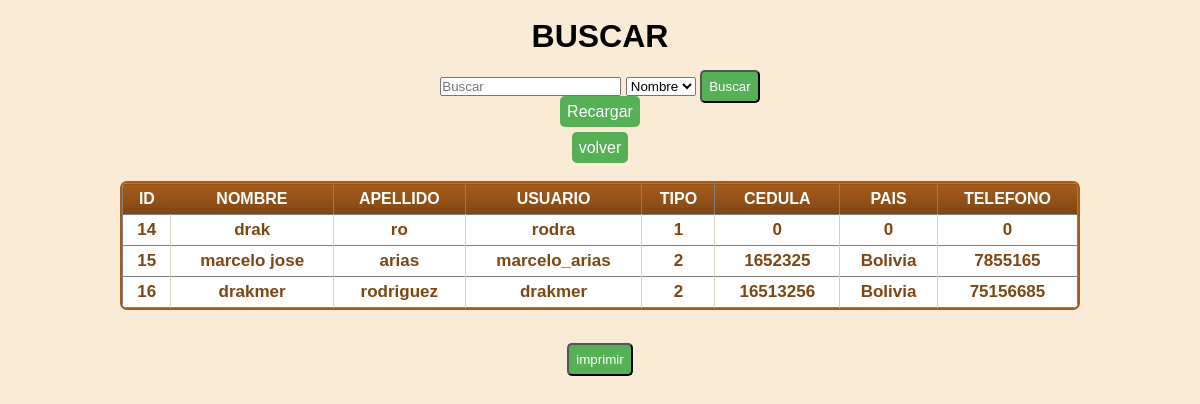
The app's page /buscar.php, older data.
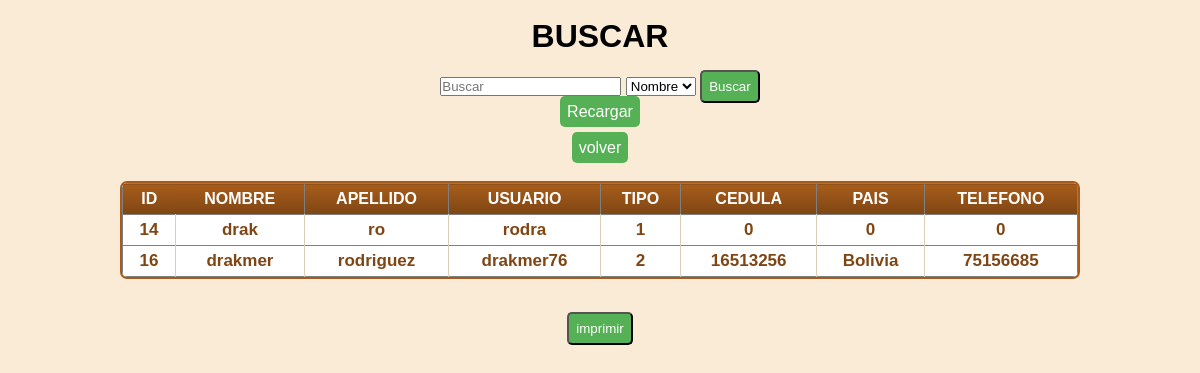
The same page, newer data.
### tables this page shows
CREATE TABLE IF NOT EXISTS `usuarios` (
  `id_usuario` int(11) NOT NULL AUTO_INCREMENT,
  `nombres` varchar(25) NOT NULL,
  `apellidos` varchar(25) NOT NULL,
  `usuario` varchar(25) NOT NULL,
  `contrasena` varchar(250) NOT NULL,
  `email` varchar(25) NOT NULL,
  `tipo` int(1) NOT NULL,
  `cedula` varchar(15) NOT NULL,
  `pais` varchar(20) NOT NULL,
  `numero_cell` varchar(25) NOT NULL,
  `genero` varchar(9) NOT NULL,
  `cash` varchar(25) NOT NULL,
  `Fech_Nac` int(11) NOT NULL,
  PRIMARY KEY (`id_usuario`)
);

### buscar.php (the view, shortened to what this page needs)
<?php
	require_once ('conexion.php');
?>
<!DOCTYPE html>
<html lang="en">
<head>
	<link rel="stylesheet" href="style/style.css">
	<link rel="stylesheet" type="text/css" href="style/style1.css">
</head>
<body>
<center><br>
	<h1>BUSCAR</h1>
	<form method="POST" action="buscar.php">
		<input type="text" name="buscar" placeholder="Buscar" required>
		<select name="col">
			<option value="nombres">Nombre</option>
		</select>
		<input class="boton" type="Submit" name="btn" value="Buscar"><br>
		<a class="boton" href="buscar.php">Recargar</a><br><br>
	<a class="boton" href="adm/lista_usuarios.php">volver</a>
	</form>
	<?php
		if(isset($_POST["btn"]))
		{
			$busca=$_POST["buscar"];
			$columna=$_POST["col"];
			$sql="select * from usuarios WHERE $columna LIKE '%$busca%'";
		}
		else
		{
			$sql="select * from usuarios";
		}
		$resul=mysqli_query($conn,$sql);
		if($resul->num_rows>0)
		{
	?>
	<div class="datagrid">
	<table border="1">
		<thead>
			<th>ID</th>
			<th>NOMBRE</th>
			<th>APELLIDO</th>
			<th>USUARIO</th>
			<th>TIPO</th>
			<th>CEDULA</th>
			<th>PAIS</th>
			<th>TELEFONO</th>
		</thead>
		<tbody>
	<?php
		while($row=$resul->fetch_array())
		{
		?>
			<tr>
				<td><?php echo $row[0]; ?></td>
				<td><?php echo $row[1]; ?></td>
				<td><?php echo $row[2]; ?></td>
				<td><?php echo $row[3]; ?></td>
				<td><?php echo $row[6]; ?></td>
				<td><?php echo $row[7]; ?></td>
				<td><?php echo $row[8]; ?></td>
				<td><?php echo $row[9]; ?></td>
			</tr>
		<?php
		}
	}
	else
	{
		echo "<br>No Existe en base de datos...";
	}
	?>
		</tbody>
	</table>
	</div>
	<form method="GET" action="controller/reportes_busqueda1.php">
		<br>
		<input  class="boton" type="submit" name="imprimir" value="imprimir">
	</form>
	<br>
</center>
</body>
</html>

Row changes from the older to the newer data that the page shows:
removed usuarios: id_usuario "15", nombres "marcelo jose", apellidos "arias", usuario "marcelo_arias", tipo "2", cedula "1652325", pais "Bolivia", numero_cell "7855165"
changed usuarios "drakmer": usuario "drakmer" → "drakmer76"
